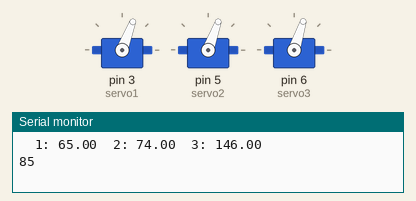
Recording of a sketch running on a simulated Arduino Uno, built with avr-gcc and run on an emulated ATmega328P. Parts: 3 × servo, the last lines printed to the serial monitor. Random numbers use the default seed unless the sketch sets one.

Above: at 0.19 s.
At 4.9 s:
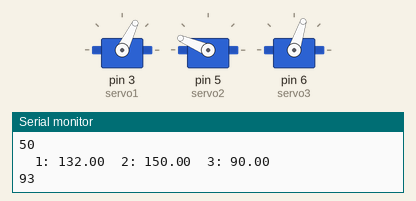
At 9.71 s:
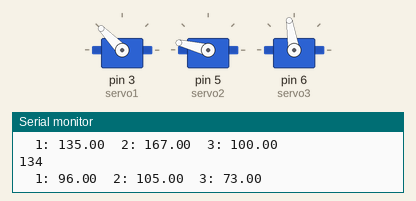
At 18.63 s:
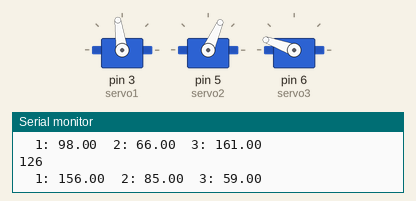
At 26.74 s:
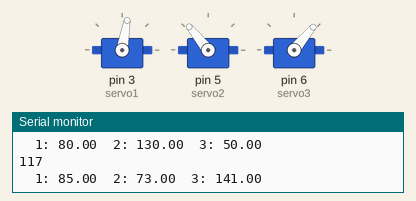
At 36.17 s:
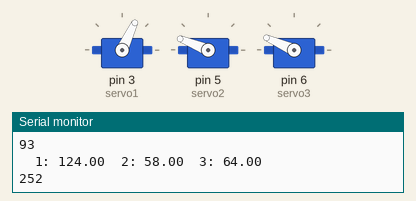
Timing chart, 0 to 40.0 s (numbered marks = the images above):
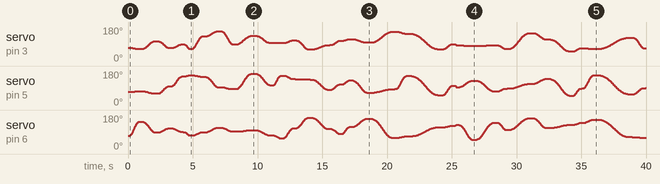

The sketch:

Delta_Roboter_Servos_Random.ino
```cpp
#include <Servo.h>

//Servo pin numbers
#define servo1 3
#define servo2 5
#define servo3 6

//Default angle for all Servos at startup
#define defaultang 70

//Min and max angles for Servos
#define minang 50
#define maxang 170

//Amount of Samples per move
int samples = 0;

//Servo objects
Servo s1;
Servo s2;
Servo s3;

//Time variable
int t = 65535;

//Target angles
float tang1,tang2,tang3;

//Actual angles
float ang1,ang2,ang3;

//Range from actual angle to target angle
float range1,range2,range3;

//Pi constant
#define pi 3.141592654

//Current time since start in milliseconds
int curtime = 0;

//Last move
int lasttime = 0;

//Interval between moves
int interval = 2000;

//Samples per distance (higher values = slower but more accurate movement)
float samplemul = 1;

void setup()
{
  s1.attach(servo1);
  s2.attach(servo2);
  s3.attach(servo3);

  s1.write(defaultang);
  s2.write(defaultang);
  s3.write(defaultang);

  ang1 = defaultang;
  ang2 = defaultang;
  ang3 = defaultang;
  tang1 = defaultang;
  tang2 = defaultang;
  tang3 = defaultang;
  range1 = 0;
  range2 = 0;
  range3 = 0;

  randomSeed(12345);

  Serial.begin(9600);
}

void loop()
{
  curtime = millis();

  //if(curtime-lasttime > interval)
  if(t >= samples)
  {
    tang1 = random(minang,maxang);
    tang2 = random(minang,maxang);
    tang3 = random(minang,maxang);

    range1 = tang1-ang1;
    range2 = tang2-ang2;
    range3 = tang3-ang3;

    Serial.print("\t1: ");
    Serial.print(tang1);
    Serial.print("\t2: ");
    Serial.print(tang2);
    Serial.print("\t3: ");
    Serial.println(tang3);

    samples = (abs(range1)+abs(range2)+abs(range3))*samplemul;
    Serial.println(samples);

    t = 0;
    lasttime = curtime;
  }

  if(range1 != 0) {ang1 = tang1-range1+calcAng(range1);}
  if(range2 != 0) {ang2 = tang2-range2+calcAng(range2);}
  if(range3 != 0) {ang3 = tang3-range3+calcAng(range3);}

  //Serial.print("t: ");
  //Serial.println(t);
  //Serial.print("\t1: ");
  //Serial.print(ang1);
  //Serial.print("\t2: ");
  //Serial.print(ang2);
  //Serial.print("\t3: ");
  //Serial.println(ang3);

  s1.write(ang1);
  s2.write(ang2);
  s3.write(ang3);

  t++;
  t = constrain(t,0,samples);

  delay(10);
}
float calcAng(float range)
{
  float x = (range/pi)*((pi*t)/samples - cos((pi*t)/samples) * sin((pi*t)/samples));
  return x;
}
```
